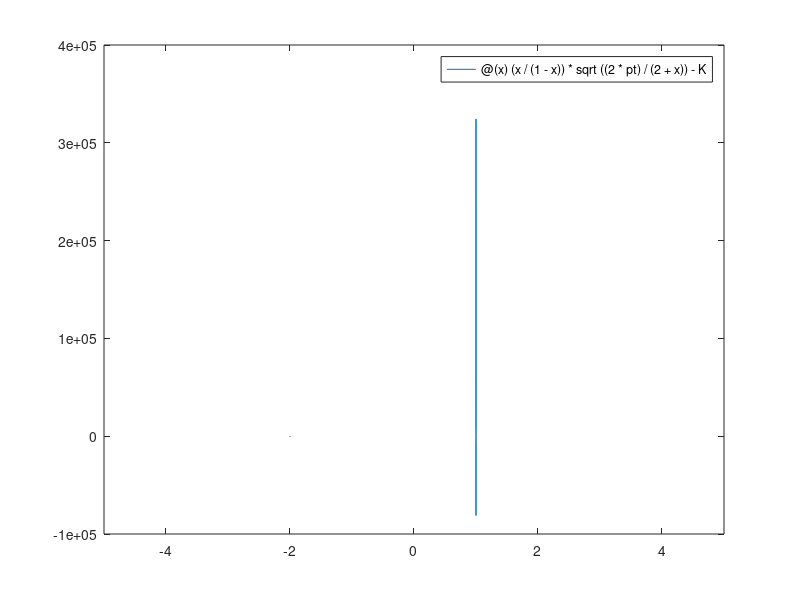

MATLAB code to generate this figure: (Note: this script raises an error after producing the figure.)
%Travis Montoya
%%
%VARIABLES
%pt=3atm
%K=0.05 (this value is the reaction's equilibrium constant)
pt=3;
K=0.05;
%%
%The goal of this equation is to find the mole fraction by of the water
%molecules that makes the molecule dissociate at 3 atmospheres of pressure
%with an equilibrium constant of 0.05.
f=@(x)(x/(1-x))*sqrt((2*pt)/(2+x))-K
%%
%This is the graphical representation and will be a helpful tool is
%estimating where the root could be without doing any computation.
fplot(f)
%%
%I used the false position function I established in a previous script to
%find the roots on the interval I determined by looking at the graph.
[root,ea,es,iter]=falsePosition(@(x) f(x),0,0.1)
%%
%This clearly showes the user of the code what they are finding in the end.
fprintf('The mole fraction of water that will dissociate is %3f/n',root)